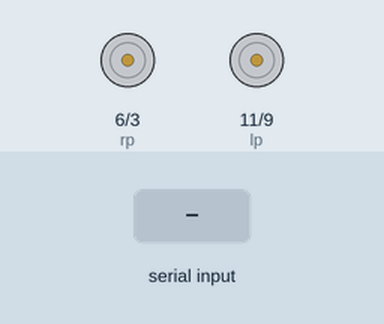
Recording of a sketch running on a simulated Arduino Uno, built with avr-gcc and run on an emulated ATmega328P. On the bench: motor-driver pin pairs drawn as motors (green arrow = first pin HIGH = forward, orange = second pin HIGH = backward, longer = more drive). Inputs (shaded band) come from the test bench.

Above: at 1.2 s.
1.3 s: "90,45\n" received over Serial
At 2.3 s:
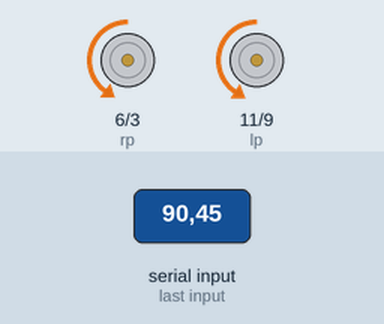
Timing chart, 0 to 4.3 s (numbered marks = the images above; inputs shaded):
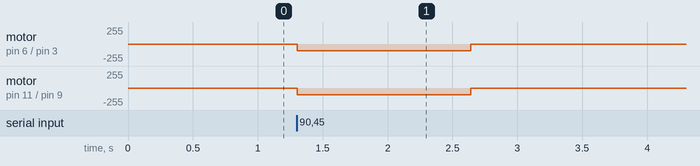

The sketch:

runbot.ino
```cpp
//#include <Servo.h>

//Servo myServo;
int rn=3,rp=6;
int ln=9,lp=11;
//int servopin=10;
double totalX=400.0;
double timeTot=1000.0;
void setup() {
  // initialize the digital pin as an output.
  pinMode(rp, OUTPUT);
  pinMode(rn, OUTPUT);
  pinMode(lp, OUTPUT);
  pinMode(ln, OUTPUT);
  //myServo.attach(servopin);
  Serial.begin(9600);
}

// the loop routine runs over and over again forever:
void loop() {
  long data=0,t=0,angle;
  float p=0;
  while(Serial.available())
  {
    p=Serial.parseFloat();
    data=p;
  //data=p/1000;
  //angle=p%1000;
    t=abs(data*timeTot/totalX);
    if(data<0)
    {
      analogWrite(rp, 100);   // turn the LED on (HIGH is the voltage level)
      digitalWrite(rn, LOW);    // turn the LED off by making the voltage LOW
      analogWrite(lp, 102);   // turn the LED on (HIGH is the voltage level)
      digitalWrite(ln, LOW);    // turn the LED off by making the voltage LOW
      delay(t);               // wait for a second
    }
    else if(data>0)
    {
      digitalWrite(rp, LOW);    // turn the LED off by making the voltage LOW
      analogWrite(rn, 100);   // turn the LED on (HIGH is the voltage level)
      digitalWrite(lp, LOW);    // turn the LED off by making the voltage LOW
      analogWrite(ln, 102);   // turn the LED on (HIGH is the voltage level)
      delay(t);               // wait for a second
    }
    else
    {
      digitalWrite(rn, LOW);    // turn the LED off by making the voltage LOW
      digitalWrite(ln, LOW);    // turn the LED off by making the voltage LOW
      digitalWrite(rp, LOW);    // turn the LED off by making the voltage LOW
      digitalWrite(lp, LOW);
    }
  }
  /*if(angle<0)
    angle+=180;
  myServo.write(angle);  // turn the LED off by making the voltage LOW  */
}
```

Measured:
- after the input at 1.3 s, motor on pin 6 (rp) / pin 3 (rn): stopped → backward 100/255 at once, → stopped 1.3 s later; motor on pin 11 (lp) / pin 9 (ln): stopped → backward 102/255 at once, → stopped 1.3 s later
